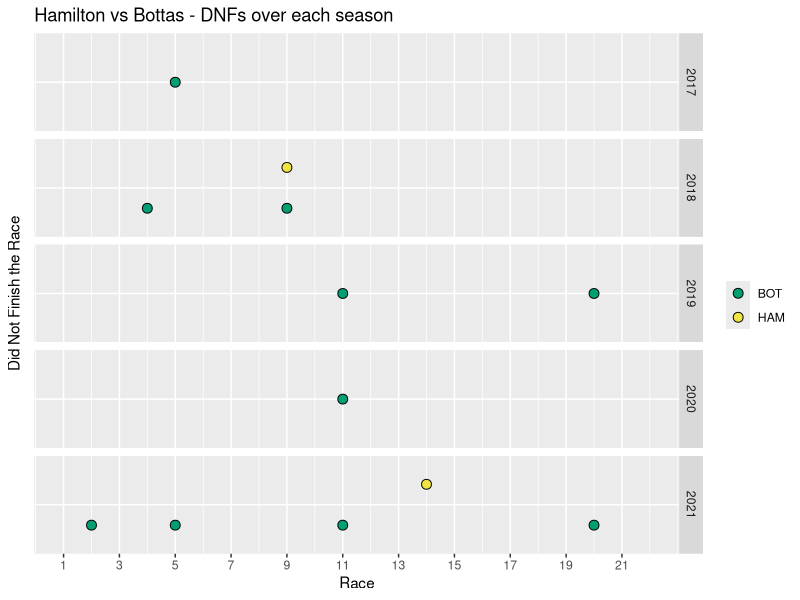
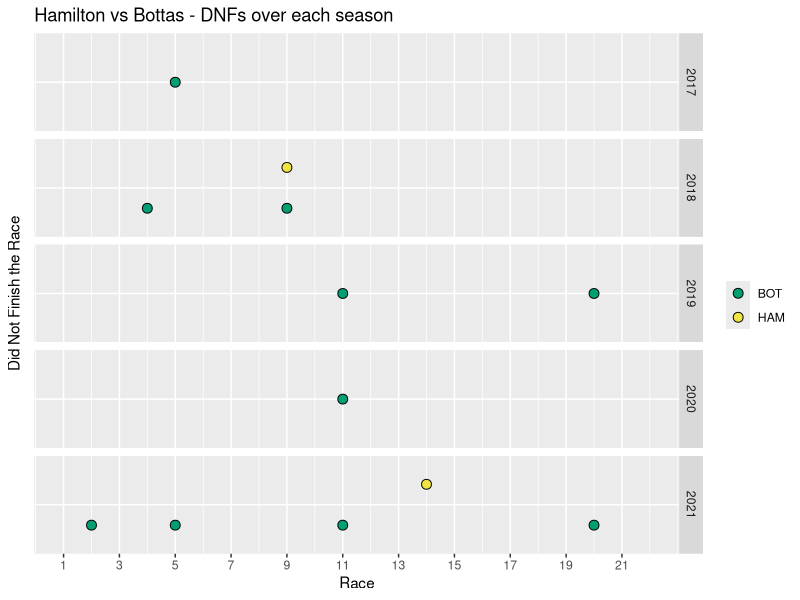

Generate these figures, in order, with R:
library(ggplot2)

options(scipen = 100000)

# Color Pallete
# cbp1 <- c("#999999", "#E69F00", "#56B4E9", "#009E73",
#           "#F0E442", "#0072B2", "#D55E00", "#CC79A7")
cbp1 <- c("#009E73", "#F0E442")

df <- read.csv("hamilton-vs-bottas/status-with-bool-column.csv")

g <- ggplot(df) +
  geom_point(
    aes(y = dnf, x = round, fill = code),
    size = 3, alpha = 1, pch = 21, color = "black",
    position = position_dodge(1)
  ) +
  facet_grid(rows = vars(year)) +
  labs(
    title = "Hamilton vs Bottas - DNFs over each season",
    y = "Did Not Finish the Race",
    x = "Race",
    fill = ""
  ) +
  scale_fill_manual(values = cbp1) +
  scale_x_continuous(breaks = seq(1, 21, 2)) +
  scale_y_discrete(limits = "True", labels = "") +
  theme(axis.ticks.y = element_blank())


print(g)

ggsave("plots/ham-bot-dnfs.png", width = 8.37, height = 6.0, dpi = 300)
